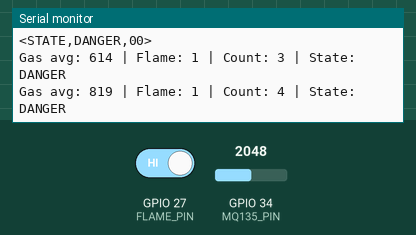
This sketch was run on a simulated ESP32. On the bench: the last lines printed to the serial monitor. The test bench sets the inputs (shaded band); at power-on: GPIO 34 (MQ135_PIN) = 2048, GPIO 27 (FLAME_PIN) HIGH.

Above: at 2.2 s.
2.3 s: GPIO 34 (MQ135_PIN) set to 105
At 2.43 s:
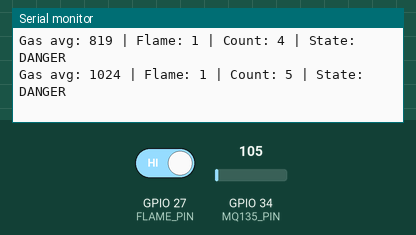
3.8 s: GPIO 34 (MQ135_PIN) set to 92
At 5.44 s:
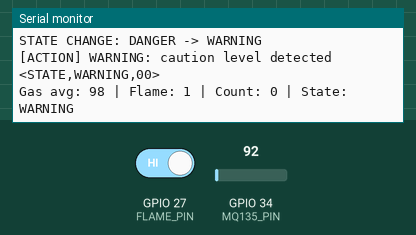
Timing chart, 0 to 6.9 s (numbered marks = the images above; inputs shaded):
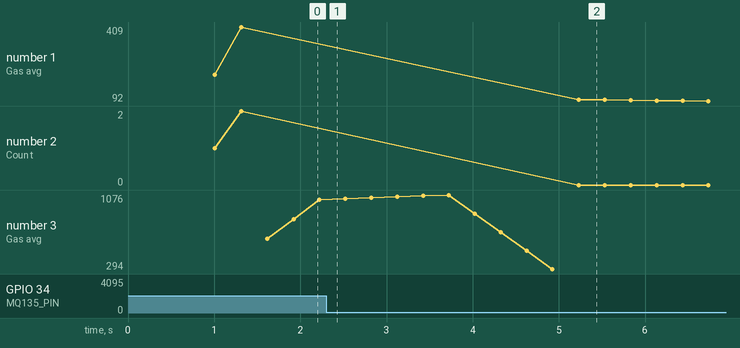

Measured:
- the behaviour switches between 101 and 100 on GPIO 34 (MQ135_PIN) (found by bisection; images 1 and 2)
- after the input at 3.8 s, the serial monitor: prints a new line after 0.22 s (image 2)
- plotted number 1: 409 → 92 after the input at 3.8 s
- plotted number 3: 1024 → 1076 after the input at 2.3 s, 1076 → 294 after the input at 3.8 s

The sketch:

AMR_state_v4.ino.ino
```cpp
/*
 * File: AMR_state_v4.ino
 * Target: ESP32 #1 (AMR)
 *
 * Description:
 * MQ-135 가스 센서와 KY-026 불꽃 센서를 이용해
 * SAFE / WARNING / DANGER 상태를 판단하고,
 * 상태 변화가 발생할 때마다 RPi가 읽을 수 있는 메시지 형식으로 출력하는 코드.
 *
 * Key Features:
 * 1. Moving Average
 *    - MQ-135 값의 순간 노이즈를 줄이기 위해 최근 SAMPLE_COUNT개의 평균 사용.
 *
 * 2. Persistence Filter
 *    - dangerCount는 위험 조건이 연속으로 감지된 횟수.
 *    - 한 번 튄 값은 바로 DANGER로 보지 않고,
 *      DANGER_COUNT_THRESHOLD 이상 연속 감지될 때 DANGER로 판단.
 *
 * 3. Event-based State Message
 *    - 상태가 바뀌는 순간에만 메시지 출력.
 *    - 불필요한 반복 전송을 줄이고, RPi가 상태 변화를 쉽게 감지할 수 있음.
 *
 * Message Format:
 *   <CMD,VALUE,CS>
 *
 * Example:
 *   <STATE,DANGER,00>
 *
 * Field Description:
 * 1. CMD
 *    - 메시지 종류
 *    - 현재는 "STATE" 사용
 *    - 의미: ESP32 #1이 판단한 현재 AMR 상태 전달
 *
 * 2. VALUE
 *    - 상태 값
 *    - SAFE    : 정상 상태
 *    - WARNING : 주의 상태
 *    - DANGER  : 위험 상태
 *
 * 3. CS
 *    - Checksum
 *    - 데이터 무결성 확인용 필드
 *    - 현재 v4에서는 테스트 단계이므로 "00" 고정값 사용
 *    - 추후 v5에서 XOR checksum으로 개선 가능
 *
 * Example Interpretation:
 *   <STATE,DANGER,00>
 *   → ESP32 #1이 현재 AMR 상태를 DANGER로 판단했음을 RPi에 전달
 *
 * System Flow:
 * Sensor Input → Filtering → State Decision → Event Detection → State Message Output
 */

#include <Arduino.h>

const int MQ135_PIN = 34;
const int FLAME_PIN = 27;

const int GAS_WARNING = 50;
const int GAS_DANGER = 100;

const int SAMPLE_COUNT = 10;
const int READ_DELAY_MS = 300;
const int DANGER_COUNT_THRESHOLD = 3;

int gasSamples[SAMPLE_COUNT];
int sampleIndex = 0;
long gasSum = 0;

int dangerCount = 0;
String previousState = "SAFE";

void sendStateMessage(String state) {
  // Send state message in <CMD,VALUE,CS> format.
  // Example: <STATE,WARNING,00>
  Serial.print("<STATE,");
  Serial.print(state);
  Serial.println(",00>");
}

void handleSafe() {
  Serial.println("[ACTION] SAFE: monitoring normally");
  sendStateMessage("SAFE");
}

void handleWarning() {
  Serial.println("[ACTION] WARNING: caution level detected");
  sendStateMessage("WARNING");
}

void handleDanger() {
  Serial.println("[ACTION] DANGER: emergency condition detected");
  sendStateMessage("DANGER");
}

void setup() {
  Serial.begin(115200);
  delay(1000);

  pinMode(FLAME_PIN, INPUT);

  for (int i = 0; i < SAMPLE_COUNT; i++) {
    gasSamples[i] = 0;
  }

  Serial.println("AMR_state_v4 start");
  handleSafe();
}

void loop() {
  int gasRaw = analogRead(MQ135_PIN);
  int flameValue = digitalRead(FLAME_PIN);

  gasSum -= gasSamples[sampleIndex];
  gasSamples[sampleIndex] = gasRaw;
  gasSum += gasRaw;
  sampleIndex = (sampleIndex + 1) % SAMPLE_COUNT;

  int gasAverage = gasSum / SAMPLE_COUNT;

  bool dangerNow = (flameValue == 0) || (gasAverage > GAS_DANGER);

  if (dangerNow) {
    dangerCount++;
  } else {
    dangerCount = 0;
  }

  String currentState = "SAFE";

  if (dangerCount >= DANGER_COUNT_THRESHOLD) {
    currentState = "DANGER";
  } else if (gasAverage > GAS_WARNING) {
    currentState = "WARNING";
  }

  if (currentState != previousState) {
    Serial.print("STATE CHANGE: ");
    Serial.print(previousState);
    Serial.print(" -> ");
    Serial.println(currentState);

    if (currentState == "SAFE") {
      handleSafe();
    } else if (currentState == "WARNING") {
      handleWarning();
    } else if (currentState == "DANGER") {
      handleDanger();
    }

    previousState = currentState;
  }

  Serial.print("Gas avg: ");
  Serial.print(gasAverage);
  Serial.print(" | Flame: ");
  Serial.print(flameValue);
  Serial.print(" | Count: ");
  Serial.print(dangerCount);
  Serial.print(" | State: ");
  Serial.println(currentState);

  delay(READ_DELAY_MS);
}
```
